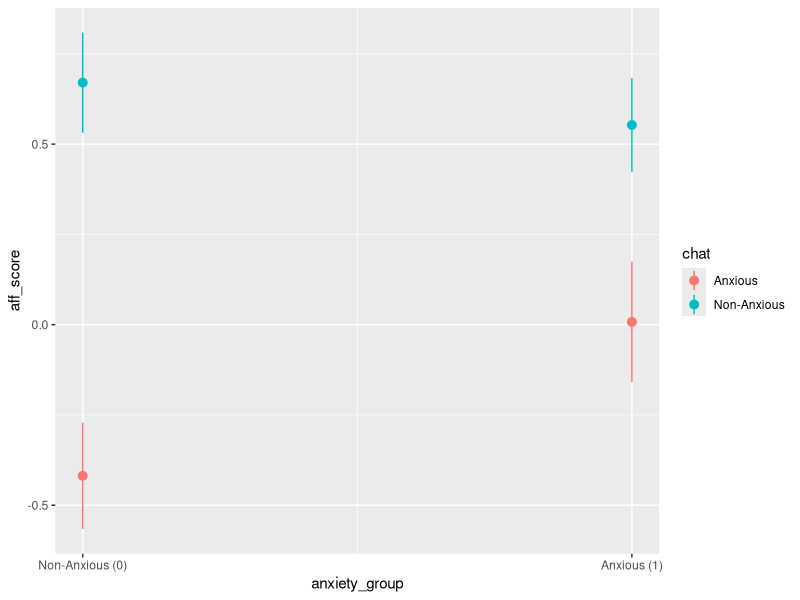
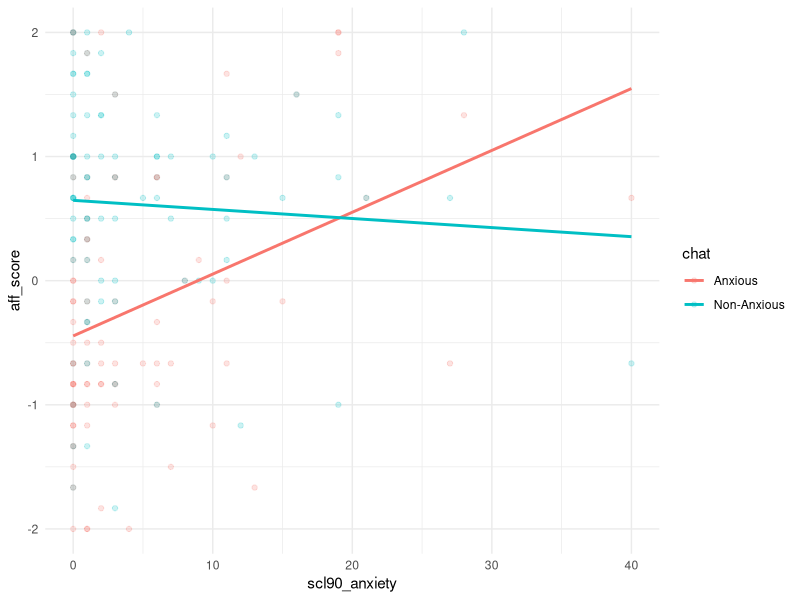

Generate these figures, in order, with R:
# # # 1. read the data base  # # ####
datos <- read.csv("ejercicio1.csv")

# create a binary coded data for the condition
datos$chatAnx <- ifelse(datos$chat=="Anxious",1,0)

# create a group based on the median of the anxiety score
datos$anxiety_group <- ifelse(datos$scl90_anxiety > median(datos$scl90_anxiety), 1, 0)


library(ggplot2)

ggplot(datos, aes(x=anxiety_group, y=aff_score, col=chat)) + 
  stat_summary() +
  scale_x_continuous(breaks = c(0, 1), labels = c("Non-Anxious (0)","Anxious (1)"))


ggplot(datos, aes(x=scl90_anxiety, y=aff_score, col=chat)) + 
  geom_point(alpha=.2) +
  geom_smooth(method="lm", se=FALSE) +
  theme_minimal()

model <- lm(aff_score ~ scl90_anxiety + chat + scl90_anxiety*chat, datos)
summary(model)
